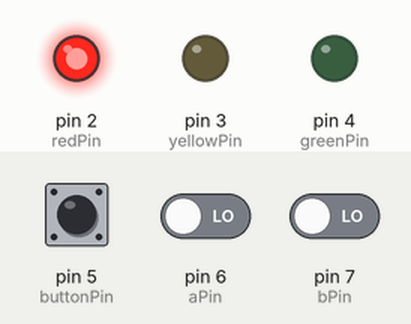
This sketch was run on a simulated Arduino Uno, built with avr-gcc and run on an emulated ATmega328P. Parts: output pins drawn as LEDs (lit = HIGH). Inputs (shaded band) come from the test bench; at power-on: pin 5 (buttonPin) LOW, pin 6 (aPin) LOW, pin 7 (bPin) LOW.

Above: at 1.2 s.
1.3 s: pin 5 (buttonPin) pulled HIGH for 0.15 s
At 2.6 s:
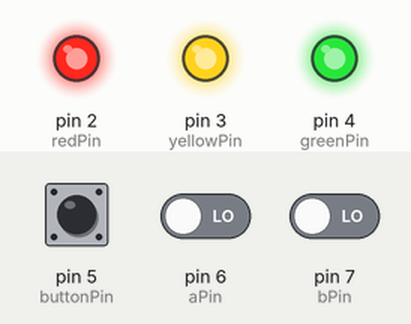
4.4 s: pin 5 (buttonPin) pulled HIGH for 3.2 s
At 8.6 s:
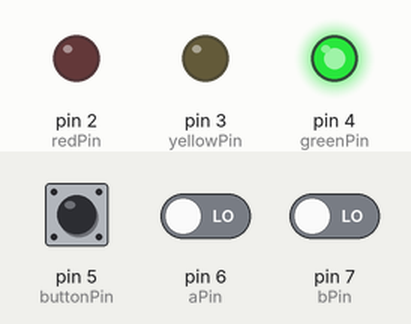
9.8 s: pin 5 (buttonPin) pulled HIGH for 1 s
At 14.0 s:
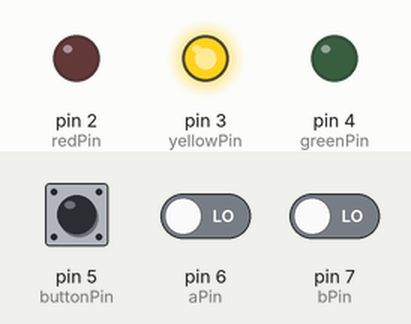
Timing chart, 0 to 19.8 s (numbered marks = the images above; inputs shaded):
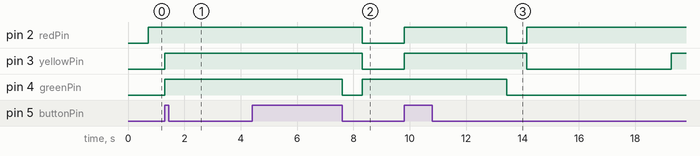

Measured:
- after the input at 1.3 s, pin 3 (yellowPin), pin 4 (greenPin): LOW → HIGH at once
- after the input at 4.4 s, pin 2 (redPin), pin 3 (yellowPin): HIGH → LOW after 3.9 s instead of 2.2 s
- after the input at 9.8 s, pin 2 (redPin): LOW → HIGH after 0.00 s instead of 4.4 s

The sketch:

traffic_signal.ino
```cpp
// Project 11

int redPin = 2;
int yellowPin = 3;
int greenPin = 4;
int aPin = 6;
int bPin = 7;
int buttonPin = 5;

int state = 0;
int longPeriod = 5000; // Time at green or red
int shortPeriod = 700; // Time period when changing
int targetCount = shortPeriod;
int count = 0;

void setup()
{
  pinMode(aPin, INPUT);
  pinMode(bPin, INPUT);
  pinMode(buttonPin, INPUT);
  pinMode(redPin, OUTPUT);
  pinMode(yellowPin, OUTPUT);
  pinMode(greenPin, OUTPUT);
}

void loop()
{
  count++;
  if (digitalRead(buttonPin))
  {
    setLights(HIGH, HIGH, HIGH);
  }
  else
  {
    int change = getEncoderTurn();
    int newPeriod = longPeriod + (change * 1000);
    if (newPeriod >= 1000 && newPeriod <= 10000)
    {
      longPeriod = newPeriod;
    }
    if (count > targetCount)
    {
      setState();
      count = 0;
    }
  }
  delay(1);
}

int getEncoderTurn()
{
  // return -1, 0, or +1
  static int oldA = LOW;
  static int oldB = LOW;
  int result = 0;
  int newA = digitalRead(aPin);
  int newB = digitalRead(bPin);
  if (newA != oldA || newB != oldB)
  {
    // something has changed
    if (oldA == LOW && newA == HIGH)
    {
      result = -(oldB * 2 - 1);
    }
  }
  oldA = newA;
  oldB = newB;
  return result;
}

int setState()
  {
    if (state == 0)
    {
      setLights(HIGH, LOW, LOW);
      targetCount = longPeriod;
      state = 1;
    }
    else if (state == 1)
    {
      setLights(HIGH, HIGH, LOW);
      targetCount = shortPeriod;
      state = 2;
    }
    else if (state == 2)
    {
      setLights(LOW, LOW, HIGH);
      targetCount = longPeriod;
      state = 3;
    }
    else if (state == 3)
    {
      setLights(LOW, HIGH, LOW);
      targetCount = shortPeriod;
      state = 0;
    }
  }

void setLights(int red, int yellow, int green)
{
  digitalWrite(redPin, red);
  digitalWrite(yellowPin, yellow);
  digitalWrite(greenPin, green);
}
```
